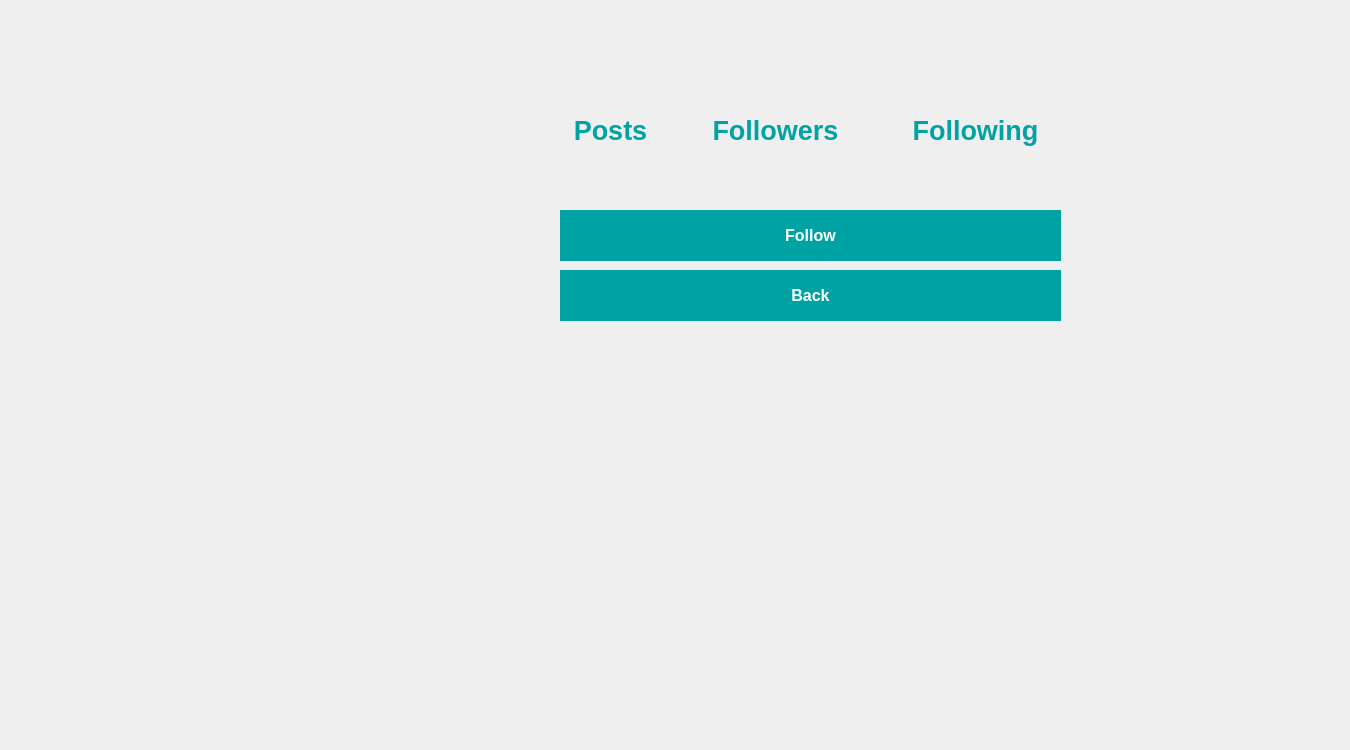
<?xml version="1.0" encoding="UTF-8"?>
<ui version="4.0">
 <class>showUsersProfile</class>
 <widget class="QMainWindow" name="showUsersProfile">
  <property name="geometry">
   <rect>
    <x>0</x>
    <y>0</y>
    <width>1350</width>
    <height>750</height>
   </rect>
  </property>
  <property name="windowTitle">
   <string>MainWindow</string>
  </property>
  <widget class="QWidget" name="centralwidget">
   <widget class="QLabel" name="label">
    <property name="geometry">
     <rect>
      <x>0</x>
      <y>0</y>
      <width>1350</width>
      <height>750</height>
     </rect>
    </property>
    <property name="styleSheet">
     <string notr="true">image: url(:/background3/background3.jpg);</string>
    </property>
    <property name="text">
     <string/>
    </property>
   </widget>
   <widget class="QLabel" name="labelUser">
    <property name="geometry">
     <rect>
      <x>110</x>
      <y>40</y>
      <width>241</width>
      <height>201</height>
     </rect>
    </property>
    <property name="styleSheet">
     <string notr="true">image: url(:/user/user.png);</string>
    </property>
    <property name="text">
     <string/>
    </property>
   </widget>
   <widget class="QPushButton" name="pushButtonPosts">
    <property name="geometry">
     <rect>
      <x>560</x>
      <y>110</y>
      <width>101</width>
      <height>41</height>
     </rect>
    </property>
    <property name="font">
     <font>
      <pointsize>20</pointsize>
      <weight>75</weight>
      <bold>true</bold>
     </font>
    </property>
    <property name="styleSheet">
     <string notr="true">background-color: rgba(0, 0, 0, 0);
border:none;
color: rgb(0, 163, 163);</string>
    </property>
    <property name="text">
     <string>Posts</string>
    </property>
   </widget>
   <widget class="QPushButton" name="pushButtonFollowers">
    <property name="geometry">
     <rect>
      <x>690</x>
      <y>110</y>
      <width>171</width>
      <height>41</height>
     </rect>
    </property>
    <property name="font">
     <font>
      <pointsize>20</pointsize>
      <weight>75</weight>
      <bold>true</bold>
     </font>
    </property>
    <property name="styleSheet">
     <string notr="true">background-color: rgba(0, 0, 0, 0);
border:none;
color: rgb(0, 163, 163);</string>
    </property>
    <property name="text">
     <string>Followers</string>
    </property>
   </widget>
   <widget class="QPushButton" name="pushButtonFollowing">
    <property name="geometry">
     <rect>
      <x>890</x>
      <y>110</y>
      <width>171</width>
      <height>41</height>
     </rect>
    </property>
    <property name="font">
     <font>
      <pointsize>20</pointsize>
      <weight>75</weight>
      <bold>true</bold>
     </font>
    </property>
    <property name="styleSheet">
     <string notr="true">background-color: rgba(0, 0, 0, 0);
border:none;
color: rgb(0, 163, 163);</string>
    </property>
    <property name="text">
     <string>Following</string>
    </property>
   </widget>
   <widget class="QPushButton" name="pushButtonFollow">
    <property name="geometry">
     <rect>
      <x>560</x>
      <y>210</y>
      <width>501</width>
      <height>51</height>
     </rect>
    </property>
    <property name="font">
     <font>
      <pointsize>12</pointsize>
      <weight>75</weight>
      <bold>true</bold>
     </font>
    </property>
    <property name="styleSheet">
     <string notr="true">background-color: rgb(0, 163, 163);
border:2px solid rgb(0, 163, 163);
color: rgb(255, 255, 255);</string>
    </property>
    <property name="text">
     <string>Follow</string>
    </property>
   </widget>
   <widget class="QLineEdit" name="lineEditUsername">
    <property name="geometry">
     <rect>
      <x>110</x>
      <y>270</y>
      <width>241</width>
      <height>51</height>
     </rect>
    </property>
    <property name="font">
     <font>
      <pointsize>20</pointsize>
      <weight>75</weight>
      <bold>true</bold>
     </font>
    </property>
    <property name="styleSheet">
     <string notr="true">background-color: rgba(0, 0, 0, 0);
border:none;
color: rgb(0, 163, 163);</string>
    </property>
    <property name="alignment">
     <set>Qt::AlignCenter</set>
    </property>
   </widget>
   <widget class="QPushButton" name="pushButtonBack">
    <property name="geometry">
     <rect>
      <x>560</x>
      <y>270</y>
      <width>501</width>
      <height>51</height>
     </rect>
    </property>
    <property name="font">
     <font>
      <pointsize>12</pointsize>
      <weight>75</weight>
      <bold>true</bold>
     </font>
    </property>
    <property name="styleSheet">
     <string notr="true">background-color: rgb(0, 163, 163);
border:2px solid rgb(0, 163, 163);
color: rgb(255, 255, 255);</string>
    </property>
    <property name="text">
     <string>Back</string>
    </property>
   </widget>
  </widget>
 </widget>
 <resources/>
 <connections/>
</ui>
